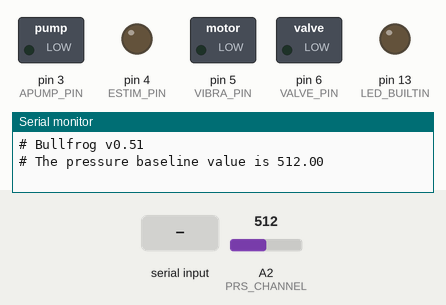
Simulated run of this sketch. Board: Arduino Uno, built with avr-gcc and run on an emulated ATmega328P. Shown: switched loads named in the sketch (green lamp = pin HIGH), output pins drawn as LEDs (lit = HIGH), the last lines printed to the serial monitor. The test bench sets the inputs (shaded band); at power-on: A2 (PRS_CHANNEL) = 512.

Above: at 1.2 s.
1.3 s: "0\n" received over Serial
At 12.9 s:
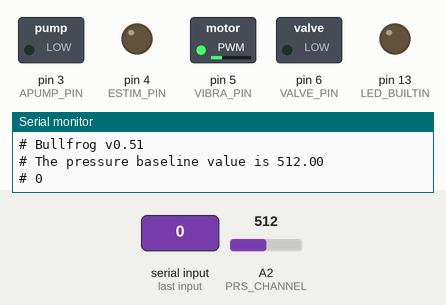
At 22.2 s:
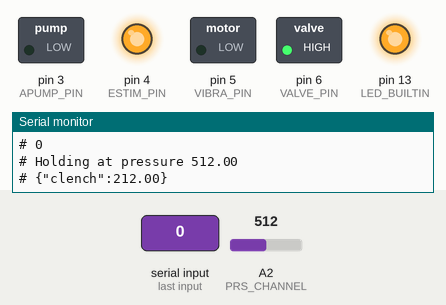
Timing chart, 0 to 22.5 s (numbered marks = the images above; inputs shaded):
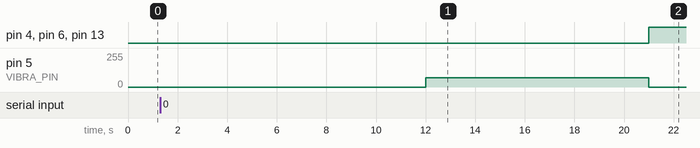

The sketch:

Bullfrog.ino
```cpp
/*
 * Bullfrog -- control program for an inflatable sex toy.
 * Video: https://www.youtube.com/watch?v=NQf2FUqjfuk
 * Instructable: https://fetlife.com/users/233604/posts/3745574
 * (C) 2016, 2017 Onwrikbaar <onwrikbaar@hotmail.com>
 */

#include <avr/wdt.h>
#include <TimerOne.h>                           // Get this library here: https://code.google.com/archive/p/arduino-timerone/downloads
#include "RingBuffer.h"
#include "AirPump.h"
#include "SolenoidValve.h"
#include "Vibrator.h"
#include "Inflatable.h"
#include "JsonParser.h"
#include "PumpState.h"

// Arduino pin assignments.
#define PRS_CHANNEL             A2              // Analog input pin for the pressure sensor (e.g. the NXP MPX5050GP).
#define POT_CHANNEL             A1              // Analog input pin for the (optional) potentiometer.
#define VCK_CHANNEL             A0              // Analog input pin to check the regulator output voltage (not used yet).
#define VALVE_PIN               PD6             // Valve to deflate the plug.
#define VIBRA_PIN               PD5             // Plug's built-in vibrator (PWM).
#define ESTIM_PIN               PD4             // User defined function, e.g. e-stim on/off.
#define APUMP_PIN               PD3             // Air pump to inflate the plug (PWM).

// Data acquisition parameters.
#define N_SAMPLES_PER_SECOND    50
#define N_SMOOTH                 4              // Oversampling factor to improve resolution and noise reduction.
#define ADC_SAMPLE_FREQ         (N_SAMPLES_PER_SECOND * N_SMOOTH)

// User parameters.
#define PRESSURE_LO_MIN         180.0
#define PRESSURE_LO_MAX         240.0
#define PRESSURE_HI_MIN         300.0
#define PRESSURE_HI_MAX         360.0
#define PRESSURE_STEP             1.2
#define CLENCH_THRESHOLD          2.0          // A higher number decreases the sensitivity.

static const char versionString[] = "# Bullfrog v0.51\n";

// This buffer gets filled by the timer interrupt routine and written to the serial
// port by the main loop, keeping the interrupt routine fast and predictable.
static RingBuffer outputBuffer;

// The actuators.
static AirPump pump(APUMP_PIN);
static SolenoidValve valve(VALVE_PIN);
static Vibrator vibrator(VIBRA_PIN);
static OutputPin clenchLED(LED_BUILTIN);
static OutputPin eStimSwitch(ESTIM_PIN);

// The inflatable toy.
static PressureLimits pressureLimits = {PRESSURE_LO_MIN, PRESSURE_LO_MAX, PRESSURE_HI_MIN, PRESSURE_HI_MAX};
static Inflatable buttPlug(&pressureLimits);

// The command interpreter.
static JsonParser jsonParser;

// The singleton state objects of the pump/valve/vib state machine.
static PS_Idle pumpStateIdle;
static PS_Pump pumpStatePump;
static PS_Warn pumpStateWarn;
static PS_Hold pumpStateHold;
static PumpState *pumpState = NULL;             // Pointer to the object representing the current state within the cycle.

static float basePressure = 0.0;                // Measured pressure when plug is fully deflated.


// Copies a C string to the output buffer for subsequent asynchronous transmission.
size_t postCString(const char *nts)
{
    return outputBuffer.write((const uint8_t *)nts, strlen(nts));
}

// Copies a C++ String's contents to the output buffer for subsequent asynchronous transmission.
static size_t postString(String& s)
{
    return outputBuffer.write((const uint8_t *)s.c_str(), s.length());
}

// Converts a float to decimal string representation, appends a separator and queues the result for sending.
// In case the buffer does not have enough room, only the separator will be output.
// TODO Improve / simplify this function: leave out unchanged values?
static size_t postSample(float fval, bool isLast)
{
    uint8_t sb[8];
    uint8_t sepi = sizeof sb - 1;
    dtostrf(fval, sepi, 2, (char*)sb);          // Result: dddd.dd\0
    while (sepi > 0 && sb[sepi - 1] == '0') sepi -= 1;
    if (sepi > 0 && sb[sepi - 1] == '.') sepi -= 1;
    sb[sepi] = (isLast ? '\n' : ';');           // Store the separator.
    uint8_t i = 0;
    while (sb[i] == ' ') i += 1;
    size_t nb = outputBuffer.write(sb + i, sepi + 1 - i);
    return (nb > 0 ? nb : outputBuffer.write(sb + sepi, 1));
}


void PS_Idle::enter()
{
    valve.open();                               // Start deflating.
    vibrator.start();                           // Provide a little entertainment.
}

PumpState *PS_Idle::nextState()
{
    if (buttPlug.pressureOverMin() <= 0.0) {    // Minimum pressure reached?
        valve.close();                          // Stop deflating.
    }
    if (waited(9000UL)) {                       // Milliseconds delay.
        vibrator.stop(1);                       // Stop the vibrator and bump its speed for the next round.
        return &pumpStatePump;
    }
    return this;                                // No state change.
}

/* TODO Implement safety functions:
 * - Switch off pump in case sensor does not indicate climbing pressure.
 * - Switch off pump once a certain maximum volume has been pumped.
 */
void PS_Pump::enter()
{
    valve.close();                              // Prepare to inflate.
    pump.start();
}

PumpState *PS_Pump::nextState()
{
    const float overshoot = buttPlug.pressureOverMax();
    if (overshoot >= 0.0) {                    // Maximum pressure reached?
        pump.stop();
        postString(String("# Holding at pressure ") + buttPlug.pressure() + '\n');
        if (buttPlug.cycleDone(PRESSURE_STEP)) {
            vibrator.resetSpeed();              // Start again at the lowest speed.
        }
        if (overshoot >= CLENCH_THRESHOLD) {    // You're in trouble now!
            postString(String("# {\"clench\":") + overshoot + "}\n");
            return &pumpStateWarn;
        }
        return &pumpStateHold;
    }
    pump.setFlowRate(buttPlug.flowRate());
    return this;                                // No state change.
}


void PS_Warn::enter()
{
    clenchLED.turnOn();
    eStimSwitch.turnOn();
}

PumpState *PS_Warn::nextState()
{
    if (waited(4000UL)) {                       // Milliseconds delay.
        eStimSwitch.turnOff();
        clenchLED.turnOff();
        return &pumpStatePump;                  // Resume inflating.
    }
    return this;                                // No state change.
}


PumpState *PS_Hold::nextState()
{
    if (waited(12000UL)) {                      // Milliseconds delay.
        return &pumpStateIdle;
    }
    // TODO Determine heart rate.
    return this;                                // No state change.
}


static void timerISR()
{
    static float sumPrs = 0;
    static unsigned int sampleNr = 0;

    sumPrs += (float)analogRead(PRS_CHANNEL);
    if (++sampleNr % N_SMOOTH == 0) {
        const float pressure = sumPrs / N_SMOOTH;
        buttPlug.updatePressure(pressure);
//      postSample(pressure, true);             // Output sample for drawing pressure graph.
        sumPrs = 0.0;
    }
    if (sampleNr == ADC_SAMPLE_FREQ) {
        sampleNr = 0;
        // This is executed once per second. Currently not used for anything.
    }
}


static void startReadingSensors(TimerOne& timer)
{
    timer.attachInterrupt(timerISR);            // Start sampling.
    timer.initialize(1000000 / ADC_SAMPLE_FREQ);
}


void setup()
{
    analogReference(DEFAULT);
    Serial.begin(9600);
    postCString(versionString);
    basePressure = (float)analogRead(PRS_CHANNEL);
    postString(String("# The pressure baseline value is ") + basePressure + '\n');
    pumpState = &pumpStateHold;                 // Enable the pump/vib/deflate cycle.
    startReadingSensors(Timer1);
    wdt_enable(WDTO_1S);                        // Set watchdog timer to 1 second.
}


void loop()
{
    // Handle serial output one byte at a time, without blocking, for minimal jitter on the sampling.
    if (Serial.availableForWrite() > 0) {
        noInterrupts();
        const int b = outputBuffer.getNextByte();
        interrupts();
        if (b >= 0) {
            Serial.write((byte)b);
        }
    }

    if (Serial.available() > 0) {               // Handle serial input one byte at a time, without blocking.
        const uint8_t b = (uint8_t)Serial.read();
        jsonParser.write(&b, 1);
    }

    if (pumpState != NULL) {
        static PumpState *previousState = &pumpStateHold;
        noInterrupts();                         // Prevent interrupts from messing with the state.
        if ((pumpState = pumpState->nextState()) != previousState) {
            previousState->leave();
            (previousState = pumpState)->enter();
        }
        interrupts();
        wdt_reset();                            // Keep our watchdog happy.
    }
}
```

AirPump.cpp
```cpp
/*
 * (C) 2016 Onwrikbaar <onwrikbaar@hotmail.com>
 */

#include <math.h>
#include "AirPump.h"

#define PUMP_SPEED_MIN          120
#define PUMP_SPEED_MAX          240

// Constructor.
AirPump::AirPump(uint8_t pn) : OutputPin(pn)
{
    // Nothing more to do.
}


void AirPump::setSpeed(uint8_t speed)
{
    // Note: For a 3V pump the on-time must be scaled down proportionally if the supply voltage exceeds 3V.
    if (speed != previousSpeed) {               // Only call the library if the value has changed.
        pwmWrite(previousSpeed = speed);
    }
}


void AirPump::start()
{
    setSpeed(PUMP_SPEED_MIN);
}


void AirPump::stop()
{
    setSpeed(0);
}


void AirPump::setFlowRate(float rate)
{
    if (rate >= 0.0 && rate <= 1.0) {
        setSpeed(PUMP_SPEED_MIN + round(rate * (float)(PUMP_SPEED_MAX - PUMP_SPEED_MIN)));
    }
}
```

AirPump.h
```cpp
/*
 * (C) 2016 Onwrikbaar <onwrikbaar@hotmail.com>
 */

#include "OutputPin.h"


class AirPump : public OutputPin
{
  private:
    uint8_t previousSpeed = 0;
    void setSpeed(uint8_t speed);

  public:
    AirPump(uint8_t pn);
    void start();
    void stop();
    void setFlowRate(float rate);
};
```

Inflatable.cpp
```cpp
/*
 * (C) 2016 Onwrikbaar <onwrikbaar@hotmail.com>
 */

#include "Inflatable.h"

// Constructor.
Inflatable::Inflatable(const PressureLimits *pl)
{
    limits = pl;
    resetLimits();
    lastPressure = 0.0;
}


void Inflatable::resetLimits()
{
    thresholdLo = limits->loMin;
    thresholdHi = limits->hiMin;
}


void Inflatable::updatePressure(float pressure)
{
    lastPressure = pressure;
}


float Inflatable::pressure()
{
    return lastPressure;
}


float Inflatable::pressureOverMin()
{
    return (lastPressure - thresholdLo);
}


float Inflatable::pressureOverMax()
{
    return (lastPressure - thresholdHi);
}


bool Inflatable::cycleDone(float step)
{
    if ((thresholdHi += step) > limits->hiMax) {
        resetLimits();
        return true;
    }
    if ((thresholdLo += step) > limits->loMax) thresholdLo = limits->loMax;
    return false;
}


float Inflatable::flowRate()
{
    return (lastPressure / limits->hiMax);
}
```

Inflatable.h
```cpp
/*
 * (C) 2016 Onwrikbaar <onwrikbaar@hotmail.com>
 */

typedef struct {
    float loMin, loMax;
    float hiMin, hiMax;
} PressureLimits;


class Inflatable
{
  private:
    const PressureLimits *limits;
    volatile float lastPressure;                // This value is maintained by the data acquisition interrupt routine.
    float thresholdLo;
    float thresholdHi;

    void resetLimits();

  public:
    Inflatable(const PressureLimits *pl);
    void updatePressure(float pressure);
    float pressure();
    float pressureOverMin();
    float pressureOverMax();
    bool cycleDone(float step);
    float flowRate();
};
```

JsonParser.cpp
```cpp
/*
 * (C) 2016 Onwrikbaar <onwrikbaar@hotmail.com>
 */

#include <stdlib.h>
#include "arduino.h"
#include "JsonParser.h"


size_t JsonParser::write(const uint8_t *buf, const size_t nb)
{
    static uint8_t wbuf[100] = "# ";
    static short wbi = 2;

    // This is just test code. It echoes incoming lines back to the console with '# ' prepended.
    for (int i = 0; i < nb; i++) {
        const uint8_t b = buf[i];
        if (b != '\n' && wbi < sizeof(wbuf) - 1) {
            wbuf[wbi++] = b;
        } else {
            wbuf[wbi] = '\0';
            Serial.println((char *)wbuf);
            wbi = 2;
        }
    }
    return nb;
}
```

JsonParser.h
```cpp
/*
 * (C) 2016 Onwrikbaar <onwrikbaar@hotmail.com>
 */

#include <stdint.h>


class JsonParser
{
  private:
    uint8_t state;
    int8_t keyIndex;                            // Index of the last known key seen on input.

  public:
    size_t write(const uint8_t *buf, const size_t nb);
};
```

OutputPin.cpp
```cpp
/*
 * (C) 2016 Onwrikbaar <onwrikbaar@hotmail.com>
 */

#include <Arduino.h>
#include "OutputPin.h"

// Constructor.
OutputPin::OutputPin(uint8_t pn)
{
    pinNr = pn;
    digitalWrite(pinNr, LOW);
    pinMode(pinNr, OUTPUT);
}


void OutputPin::pwmWrite(uint8_t val)
{
    analogWrite((unsigned int)pinNr, val);
}


void OutputPin::turnOff()
{
    digitalWrite((unsigned int)pinNr, LOW);
}


void OutputPin::turnOn()
{
    digitalWrite((unsigned int)pinNr, HIGH);
}
```

OutputPin.h
```cpp
/*
 * (C) 2016 Onwrikbaar <onwrikbaar@hotmail.com>
 */

#ifndef __OUTPUTPIN_H__
#define __OUTPUTPIN_H__

#include <stdint.h>


class OutputPin
{
  private:
    uint8_t pinNr;

  protected:
    void pwmWrite(uint8_t val);

  public:
    OutputPin(uint8_t pn);
    void turnOn();
    void turnOff();
};

#endif
```

PumpState.cpp
```cpp
/*
 * (C) 2016 Onwrikbaar <onwrikbaar@hotmail.com>
 */

#include <Arduino.h>
#include "PumpState.h"


bool PumpState::waited(unsigned long milliseconds)
{
    const unsigned long currentTime = millis();
    if (timeMark == 0UL) timeMark = currentTime;
    if (currentTime >= (timeMark + milliseconds)) {
        timeMark = 0UL;
        return true;
    }
    return false;
}

void PumpState::enter()
{
//  Serial.println("# " + String(__PRETTY_FUNCTION__));
}

void PumpState::leave()
{
//  Serial.println("# " + String(__PRETTY_FUNCTION__));
}

// Not used yet.
float PS_Hold::predictPressure(float basePr, float predPr, float prevPr, float lastPr)
{
    return lastPr;
}
```

PumpState.h
```cpp
/*
 * (C) 2016 Onwrikbaar <onwrikbaar@hotmail.com>
 */

class PumpState
{
  private:
    unsigned long timeMark = 0UL;               // The start time of an interval.
//  unsigned long millisecondsDelay;

  protected:
    float alphaRMA = 1.0;                       // The running moving average of alpha.

    bool waited(unsigned long milliseconds);
    void closeValve();
    void openValve();

  public:
    virtual void enter();
    virtual void leave();
    virtual PumpState *nextState();
    virtual float predictPressure(float basePr, float predPr, float prevPr, float lastPr) { return lastPr; };
};


class PS_Idle : public PumpState
{
  public:
    void enter();
    PumpState *nextState();
};


class PS_Pump : public PumpState
{
  public:
    void enter();
    PumpState *nextState();
};


class PS_Warn : public PumpState
{
  public:
    void enter();
    PumpState *nextState();
};


class PS_Hold : public PumpState
{
  public:
    PumpState *nextState();
    float predictPressure(float basePr, float predPr, float prevPr, float lastPr);
};
```

RingBuffer.cpp
```cpp
/*
 * (C) 2014, 2015, 2016 Onwrikbaar
 */

#include <string.h>
#include "RingBuffer.h"


size_t RingBuffer::write(const uint8_t *srcp, size_t len)
{
    int bytesFree = ri - wi - 1;
    size_t nb = 0;
    if (bytesFree >= 0) {
        if (len > bytesFree) return (size_t)0;
    } else {
        bytesFree += RB_BUFSIZE;
        if (len > bytesFree) return (size_t)0;
        if (wi + len >= RB_BUFSIZE) {
            memcpy(bbuf + wi, srcp, (nb = RB_BUFSIZE - wi));
            wi = 0;
            len -= nb;
        }
    }
    if (len != 0) {
        memcpy(bbuf + wi, srcp + nb, len);
        if ((wi += len) == RB_BUFSIZE) wi = 0; // Wrap around.
    }
    return nb + len;
}


int RingBuffer::getNextByte()
{
    if (ri == wi) {
/* Possible optimisation.
        wi = 0;
        ri = 0;
*/
        return -1;
    }
    const uint8_t b = *(bbuf + ri++);
    if (ri == RB_BUFSIZE) ri = 0;
    return (int)b;
}


// C interface to the above write() method.
size_t RingBuffer_write(void *untyped_self, const uint8_t *srcp, size_t len)
{
    RingBuffer *rb = static_cast<RingBuffer*>(untyped_self);
    return rb->write(srcp, len);
}

// C interface to the above getNextByte() method.
int RingBuffer_getNextByte(void *untyped_self)
{
    RingBuffer *rb = static_cast<RingBuffer*>(untyped_self);
    return rb->getNextByte();
}
```

RingBuffer.h
```cpp
/*
 * (C) 2014, 2015, 2016 De Rooi Elektronische Systemen.
 */

#include <stdint.h>
#include <stdlib.h>

#define RB_BUFSIZE 256

#ifdef __cplusplus

/*
 * Fixed-size byte buffer, suitable for machines without malloc().
 */
class RingBuffer
{
    private:
        uint8_t bbuf[RB_BUFSIZE];
        size_t wi;
        size_t ri;
    public:
        size_t write(const uint8_t *srcp, size_t len);
        int getNextByte();
};

extern "C" size_t RingBuffer_write(void *untyped_self, const uint8_t *srcp, size_t len);
extern "C" int RingBuffer_getNextByte();

#else

size_t RingBuffer_write(void *untyped_self, const uint8_t *srcp, size_t len);
int RingBuffer_getNextByte(void *untyped_self);

#endif
```

SolenoidValve.cpp
```cpp
/*
 * (C) 2016 Onwrikbaar <onwrikbaar@hotmail.com>
 */

#include "SolenoidValve.h"

// Constructor.
SolenoidValve::SolenoidValve(uint8_t pn) : OutputPin(pn)
{
    // Nothing more to do.
}


void SolenoidValve::open()
{
    turnOff();
}


void SolenoidValve::close()
{
    turnOn();
}
```

SolenoidValve.h
```cpp
/*
 * (C) 2016 Onwrikbaar <onwrikbaar@hotmail.com>
 */

#include "OutputPin.h"


class SolenoidValve : public OutputPin
{
  public:
    SolenoidValve(uint8_t pn);
    void open();
    void close();
};
```

Vibrator.cpp
```cpp
/*
 * (C) 2016 Onwrikbaar <onwrikbaar@hotmail.com>
 */

#include "Vibrator.h"

#define VIB_SPEED_MIN            70             // Must be large enough for the vib to start.
#define VIB_SPEED_MAX           110             // Keep below 128 when powering a 3V vib from a 6V supply.

// Constructor.
Vibrator::Vibrator(uint8_t pn) : OutputPin(pn)
{
    resetSpeed();
}


void Vibrator::setSpeed(uint8_t speed)
{
    // Note: For a 3V vibrator the on-time must be scaled down proportionally if the supply voltage exceeds 3V.
    pwmWrite(speed <= 128 ? speed : 128);
}


void Vibrator::start()
{
    setSpeed(speed);
}


void Vibrator::stop(int8_t bump)
{
    setSpeed(0);                                // Switch off.
    if (bump >= 0) {                            // TODO Check for overflow.
        if (speed < VIB_SPEED_MAX) speed += bump;
    } else {                                    // TODO Check for underflow.
        if (speed > VIB_SPEED_MIN) speed += bump;
    }
}


void Vibrator::resetSpeed()
{
    speed = VIB_SPEED_MIN;
}
```

Source omitted: Vibrator.h (291 bytes)
